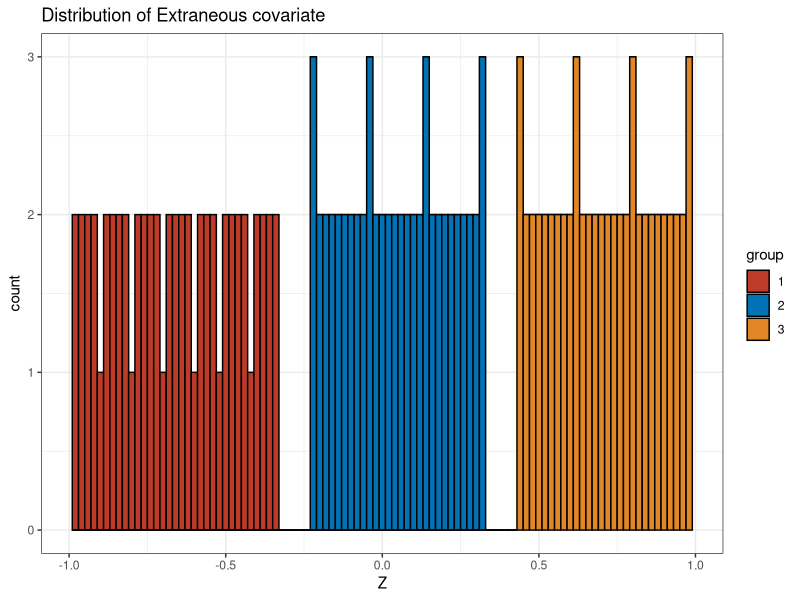

Write R code to recreate this figure.
## ---- chunk 1
#-------------------------------------------------------------------------------
#-------------------FUNCTION TO GENERATE CONTINUOUS DATA------------------------
#-------------------------------------------------------------------------------

library(MASS)

# function to create the covariance matrix for a p-dimensional gaussian given
# the value of an extraneous covariate
# takes the scalar value of the covariate, the number of predictors, and the
# covariate bounds for each of the three clusters
# returns the covariance matrix
Var_cont <- function(z, p, limits1, limits2, limits3) {

  STR <- 1

  # determine the cluster of the given individual
  cl1 <- (limits1[1] <= z & z <= limits1[2]) * 1
  cl2 <- (limits2[1] <= z & z <= limits2[2]) * 1
  cl3 <- (limits3[1] <= z & z <= limits3[2]) * 1

  # create the precision matrix for the individual given their covariate
  pr <- matrix(0, p + 1, p + 1)

  # put 1 in the 2, 3 position
  pr[2, 3] <- STR

  # if the individual belongs to cluster 1 or 2, add a non-zero entry to the 1, 2 position
  pr[1, 2] <- STR * cl1 + (STR - STR * ((z + .23) / .56)) * cl2

  # if the individual belongs to cluster 2 or 3, add a non-zero entry to the 1, 3 position
  pr[1, 3] <- (STR * ((z + .23) / .56)) * cl2 + (STR) * cl3

  # symmetrize the matrix
  pr <- pr + t(pr)

  # add a 2 to the diagonal
  diag(pr) <- 2

  # find the covariance matrix from the precision matrix
  Var <- solve(pr)

  return(Var)
}

# function to generate the continuous data and covariates
# takes a RNG seed, sample size, number of predictors, and bounds of the
# extraneous covariate for each of the three clusters
# returns the continuous data, covariates, and true covariance matrix
generate_continuous <- function(seed = 1, n = 180, p = 4,
                                limits1 = c(-.990, -.331),
                                limits2 = c(-.229, 0.329),
                                limits3 = c(0.431, 0.990)){

  set.seed(seed)

  # create covariate for individuals in each of the three clusters
  z1 <- seq(limits1[1], limits1[2], length = n %/% 3)
  z2 <- seq(limits2[1], limits2[2], length = n %/% 3)
  z3 <- seq(limits3[1], limits3[2], length = n %/% 3)
  Z <- matrix(c(z1, z2, z3), n, 1)

  # create the data matrix; each individual is generated from a MVN with 0 mean
  # and covariance matrix depending on their extraneous covariate
  data_mat <- matrix(0, n, p + 1)
  sigma_mats <- vector("list", n)
  for (l in 1:n) {

    # generate the covariance matrix depending on the covariates
    sigma_mats[[l]] <- Var_cont(Z[l], p, limits1, limits2, limits3)

    # draw from the multivariate normal
    data_mat[l, ] <- MASS::mvrnorm(1, rep(0, p + 1), sigma_mats[[l]])
  }

  return(list(data = data_mat, covts = Z, true_covariance = sigma_mats))

}

dat <- generate_continuous()
df <- cbind.data.frame(group = as.factor(rep(1:3, each = 60)), Z = dat$covts)
(ggplot2::ggplot(df, ggplot2::aes(Z, fill = group)) + 
    ggplot2::geom_histogram(bins = 100, color = "black") + 
    ggsci::scale_fill_nejm() + 
    ggplot2::theme_bw() + 
    ggplot2::ggtitle("Distribution of Extraneous covariate"))
#-------------------------------------------------------------------------------
#-------------------FUNCTION TO GENERATE DISCRETE DATA--------------------------
#-------------------------------------------------------------------------------

# function to generate the discrete data and covariates
# takes a RNG seed, sample size, number of predictors, lambda (root of the
# non-zero elements in the precision matrix), values to populate the
# extraneous covariate vector with, and boolean for whether the two groups
# should have the same covariance
# returns the discrete data, covariates, and true covariance matrix
generate_discrete <- function(seed = 1, n = 100, p = 10, lambda = 15,
                              cov1 = -0.1, cov2 = 0.1, same = T){

  set.seed(seed)

  # generating the precision matrix: Assume two discrete covariate levels, one
  # for each group
  Lam1 <- c(rep(lambda, 4), rep(0, p - 3))
  Lam2 <- c(rep(0, 4), rep(lambda, p - 3))

  # if same is true, the individuals in both groups will have the same
  # covariance matrix
  if (same) Lam2 <- Lam1

  # create covariance matrix for both groups
  Var1 <- solve(Lam1 %*% t(Lam1) + diag(rep(10, p + 1)))
  Var2 <- solve(Lam2 %*% t(Lam2) + diag(rep(10, p + 1)))

  # create the extraneous covariate; individuals in group j have a covariate
  # vector of length p with cov_j as the only entry, j\in {1,2}
  Z <- matrix(c(rep(cov1, n %/% 2), rep(cov2, n %/% 2)), n, p)

  # create the data matrix; individuals in group j are generated from a MVN with
  # 0 mean vector and covariance matrix Var_j, j\in {1,2}
  X1 <- mvrnorm(n %/% 2, rep(0, p + 1), Var1)
  X2 <- mvrnorm(n %/% 2, rep(0, p + 1), Var2)
  data_mat <- rbind(X1, X2)

  return(list(data = data_mat, covts = Z, true_covariance = list(Var1, Var2)))

}

dat <- generate_discrete()
unique(dat$covts)
